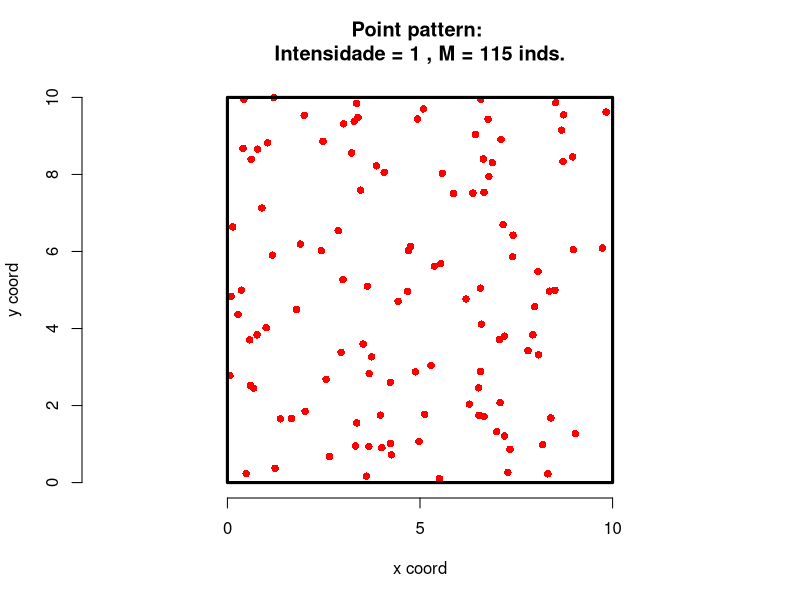
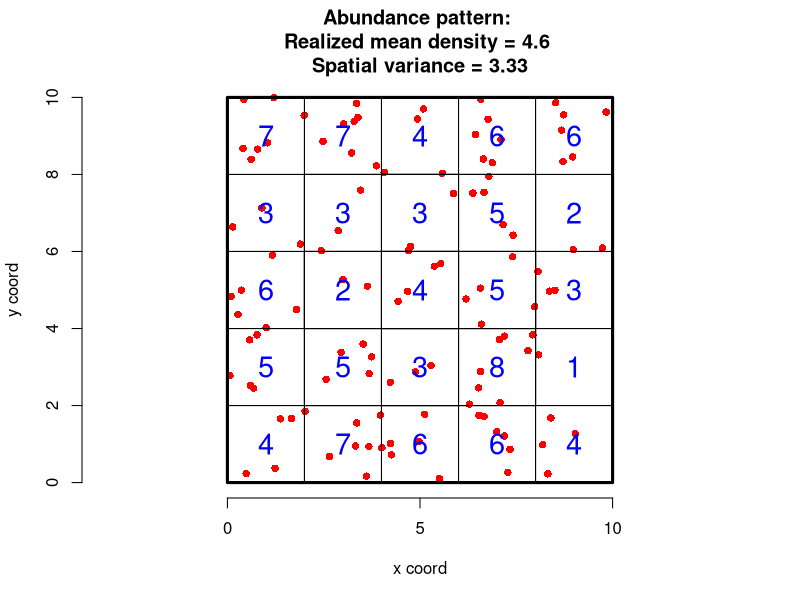
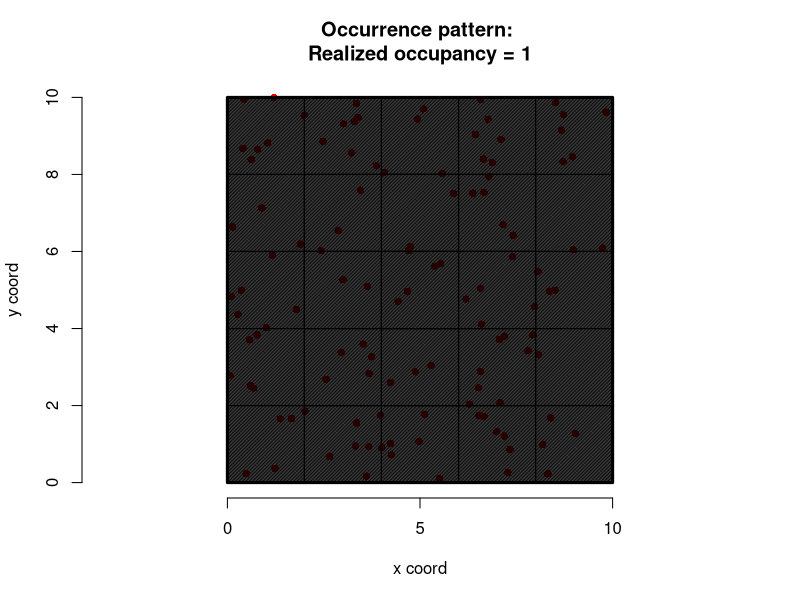
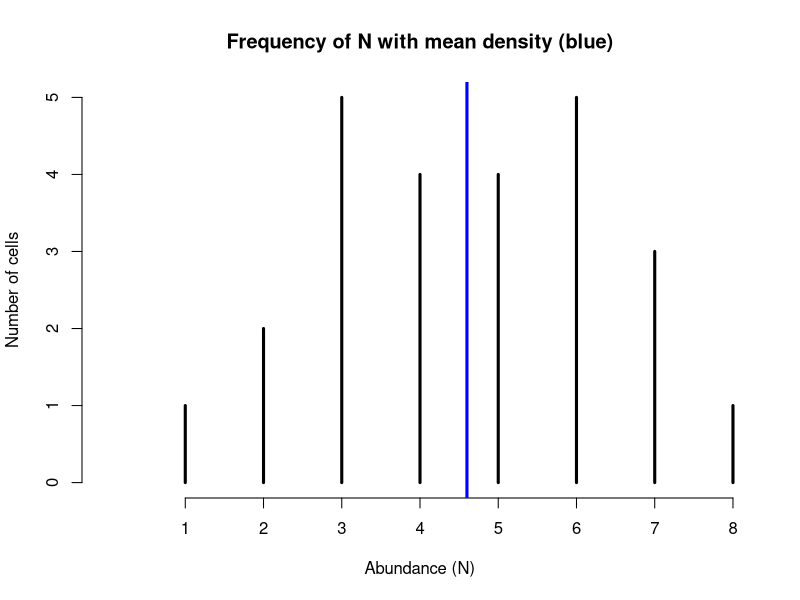
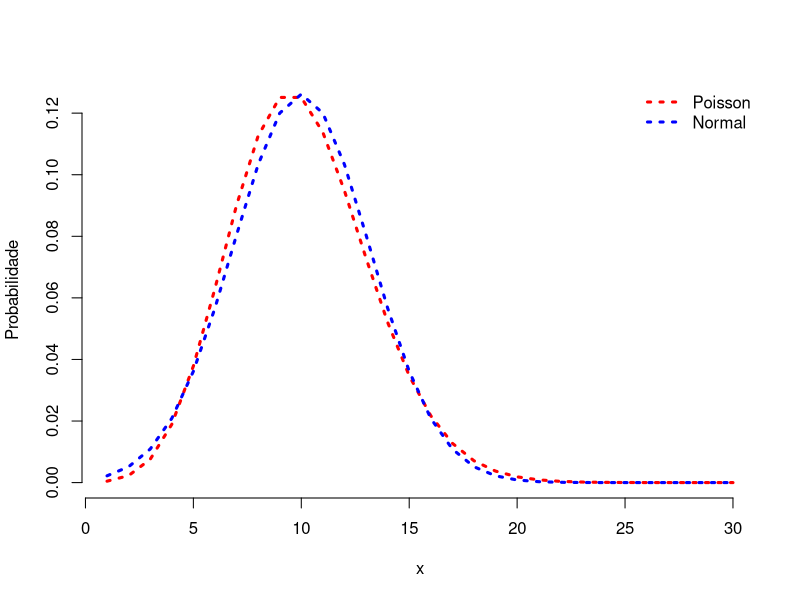

Source code (R) for these figures, in order:
jpeg("01.jpg")
plot(1:30,dpois(1:30,10),type="l",lty=3,lwd=3,col="red",frame=F,xlab="x",ylab="Probabilidade")
points(1:30,dnorm(1:30,10,sqrt(10)),type="l",lty=3,lwd=3,col="blue")
legend("topright",legend=c("Poisson","Normal"),lty=3,lwd=3,col=c("red","blue"),bty="n")
dev.off()

rm(list=ls())
tamanho_grid <- 10
unidade_amostra <- 2
intensidade <- 1

exp.M <- intensidade * tamanho_grid^2
quebras <- seq(0, tamanho_grid, unidade_amostra)
n_amostras <- (tamanho_grid/unidade_amostra)^2
ponto_meio <- quebras[-length(quebras)] + 0.5 * unidade_amostra
M <- rpois(1, exp.M)
eixo_x <- runif(M, 0, tamanho_grid)
eixo_y <- runif(M, 0, tamanho_grid)
N <- as.matrix(table(cut(eixo_x, breaks = quebras), cut(eixo_y, breaks = quebras)))
lambda <- round(mean(N), 2)
var <- var(c(N))
z <- N
z[z > 1] <- 1
psi <- mean(z)

###Figura 1
plot(eixo_x, eixo_y, xlab = "x coord", ylab = "y coord", cex = 1,pch = 16, asp = 1,
     main = paste("Point pattern: \nIntensidade =",intensidade, ", M =", M, "inds."),
     xlim = c(0,tamanho_grid), ylim = c(0, tamanho_grid), frame = F,col = "red")
polygon(c(0, tamanho_grid, tamanho_grid, 0), c(0, 0, tamanho_grid,tamanho_grid), lwd = 3, col = NA, border = "black")

###Figura 2
plot(eixo_x, eixo_y, xlab = "x coord", ylab = "y coord", cex = 1,pch = 16, asp = 1,
     main = paste("Abundance pattern: \nRealized mean density =",lambda, "\nSpatial variance =", round(var, 2)),
     xlim = c(0, tamanho_grid), ylim = c(0, tamanho_grid), frame = F,col = "red")
##
for (i in 1:length(quebras)) {
    for (j in 1:length(quebras)) {
        segments(quebras[i], quebras[j], rev(quebras)[i],quebras[j])
        segments(quebras[i], quebras[j], quebras[i], rev(quebras)[j])
    }
}
##
for (i in 1:length(ponto_meio)) {
    for (j in 1:length(ponto_meio)) {text(ponto_meio[i], ponto_meio[j], N[i, j], cex = 10^(0.8 -0.4 * log10(n_amostras)), col = "blue")
    }
}
polygon(c(0, tamanho_grid, tamanho_grid, 0), c(0, 0, tamanho_grid,tamanho_grid), lwd = 3, col = NA, border = "black")

##Figura 3
plot(eixo_x, eixo_y, xlab = "x coord", ylab = "y coord", cex = 1,pch = 16, asp = 1,
     main = paste("Occurrence pattern: \nRealized occupancy =",round(psi, 2)), xlim = c(0, tamanho_grid),
     ylim = c(0,tamanho_grid), frame = F, col = "red")
##
for (i in 1:length(quebras)) {
    for (j in 1:length(quebras)) {
        segments(quebras[i], quebras[j], rev(quebras)[i],quebras[j])
        segments(quebras[i], quebras[j], quebras[i], rev(quebras)[j])
    }
}
##
for (i in 1:(length(quebras) - 1)) {
    for (j in 1:(length(quebras) - 1)) {
        polygon(c(quebras[i], quebras[i + 1], quebras[i +1], quebras[i]),
                c(quebras[j], quebras[j], quebras[j +1],quebras[j + 1]),
                col = "black", density = z[i,j] * 100)
    }
}
polygon(c(0, tamanho_grid, tamanho_grid, 0), c(0, 0, tamanho_grid,tamanho_grid), lwd = 3, col = NA, border = "black")

##Figura 4
plot(table(N), xlab = "Abundance (N)", ylab = "Number of cells",col = "black",
     xlim = c(0, max(N)), main = "Frequency of N with mean density (blue)",lwd = 3, frame = F)
abline(v = lambda, lwd = 3, col = "blue")
